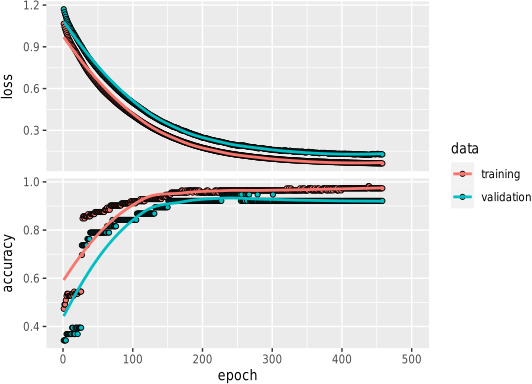

Generate this figure with R:
pdf(file = "11-r-classification.pdf", width = 5.83, height = 4.13)

library(keras)
library(tidyverse)

my_data <- iris[sample(nrow(iris)), ]

X <- my_data %>%
  select(-Species) %>% scale
y <- as.integer(my_data$Species) - 1

my_model <- keras_model_sequential() %>%
  layer_dense(units = 3, activation = "relu", input_shape = c(4)) %>%
  layer_dense(units = 3, activation = "softmax")

my_model %>% compile(
  loss = "sparse_categorical_crossentropy",
  optimizer = "rmsprop",
  metrics = c("accuracy"))

my_cb <- callback_early_stopping(
    patience = 20,
    restore_best_weights = TRUE)

my_history <- my_model %>%
  fit(x = X,
      y = y,
      validation_split = 0.25,
      batch_size = 10,
      epochs = 500,
      callbacks = list(my_cb),
      verbose = 0)

plot(my_history)

my_history

tmp <- my_model %>% predict(X)
y_ <- apply(tmp, 1, which.max) - 1
mean(y_ == y)
